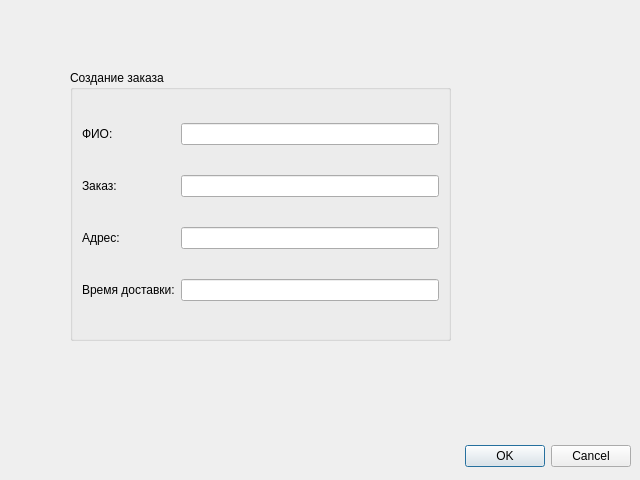
<?xml version="1.0" encoding="UTF-8"?>
<ui version="4.0">
 <class>ClientOrderWindow</class>
 <widget class="QDialog" name="ClientOrderWindow">
  <property name="geometry">
   <rect>
    <x>0</x>
    <y>0</y>
    <width>640</width>
    <height>480</height>
   </rect>
  </property>
  <property name="windowTitle">
   <string>Создание заказа</string>
  </property>
  <widget class="QDialogButtonBox" name="buttonBox">
   <property name="geometry">
    <rect>
     <x>10</x>
     <y>440</y>
     <width>621</width>
     <height>32</height>
    </rect>
   </property>
   <property name="orientation">
    <enum>Qt::Horizontal</enum>
   </property>
   <property name="standardButtons">
    <set>QDialogButtonBox::Cancel|QDialogButtonBox::Ok</set>
   </property>
  </widget>
  <widget class="QGroupBox" name="groupBox">
   <property name="geometry">
    <rect>
     <x>70</x>
     <y>70</y>
     <width>381</width>
     <height>271</height>
    </rect>
   </property>
   <property name="title">
    <string>Создание заказа</string>
   </property>
   <layout class="QGridLayout" name="gridLayout">
    <item row="0" column="1">
     <widget class="QLineEdit" name="name_line"/>
    </item>
    <item row="0" column="0">
     <widget class="QLabel" name="label">
      <property name="text">
       <string>ФИО:</string>
      </property>
     </widget>
    </item>
    <item row="1" column="0">
     <widget class="QLabel" name="label_2">
      <property name="text">
       <string>Заказ:</string>
      </property>
     </widget>
    </item>
    <item row="2" column="0">
     <widget class="QLabel" name="label_3">
      <property name="text">
       <string>Адрес:</string>
      </property>
     </widget>
    </item>
    <item row="1" column="1">
     <widget class="QLineEdit" name="order_line"/>
    </item>
    <item row="3" column="0">
     <widget class="QLabel" name="label_4">
      <property name="text">
       <string>Время доставки:</string>
      </property>
     </widget>
    </item>
    <item row="2" column="1">
     <widget class="QLineEdit" name="address_line"/>
    </item>
    <item row="3" column="1">
     <widget class="QLineEdit" name="time_line"/>
    </item>
   </layout>
  </widget>
 </widget>
 <resources/>
 <connections>
  <connection>
   <sender>buttonBox</sender>
   <signal>accepted()</signal>
   <receiver>ClientOrderWindow</receiver>
   <slot>accept()</slot>
   <hints>
    <hint type="sourcelabel">
     <x>248</x>
     <y>254</y>
    </hint>
    <hint type="destinationlabel">
     <x>157</x>
     <y>274</y>
    </hint>
   </hints>
  </connection>
  <connection>
   <sender>buttonBox</sender>
   <signal>rejected()</signal>
   <receiver>ClientOrderWindow</receiver>
   <slot>reject()</slot>
   <hints>
    <hint type="sourcelabel">
     <x>316</x>
     <y>260</y>
    </hint>
    <hint type="destinationlabel">
     <x>286</x>
     <y>274</y>
    </hint>
   </hints>
  </connection>
 </connections>
</ui>
